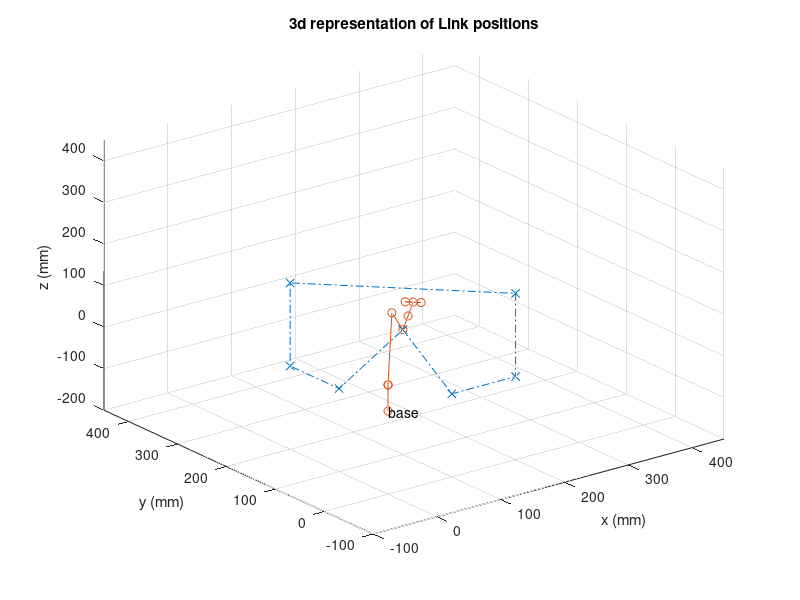

MATLAB code for this plot:
%Sebastian Oakes
%Program simulating the picking up and placing down of an object at another location, while
%keeping end effector level. Arm starts at, and returns to default position, coordinates (100,100,100) 

clc
clear
close all

deg2rad = pi/180;
rad2deg = 180/pi;


%Define Link lengths

L1 = 63;
L2 = 153;
L3 = 153;
L4 = 49;
L5 = 49;
stepNum = 30; %steps between nodes


 
 %list of x,y,z node coordinates for path planning
 
PNX = [100 100 200 200  0  0 0 100]';  
PNY = [100 0 0 0 200   200 100 100]';
PNZ = [100 0 0 200 200  0 0 100]';
   
orient1 = [0 0 1; 0 -1 0; 1 0 0]; %orientation of end effector

%orient2 = [];


for k = 1:7 %loop for moving between nodes
 
%Line vectors to supply x,y,z positions for inverse Kin. PPx = pathpoint x


%plot3(PPx, PPy, PPz, 'o-');
%title('Visualisation of path nodes');

for j  = 1:stepNum   %loop to add points on path between nodes 
    
   for i = 2  % NOTE - i can be set as 1 or 2 to choose between solutions
       
PPx = linspace(PNX(k), PNX(k+1), stepNum);
PPy = linspace(PNY(k), PNY(k+1), stepNum);
PPz = linspace(PNZ(k), PNZ(k+1), stepNum);

%determine Q1    
Q1a = atan2(PPy(j),PPx(j)); 
Q1b = Q1a + pi;

%determine Q3

x = PPx(j);
y = PPy(j);
z = PPz(j);
rw2 = (x^2 + y^2);
D = -(rw2+ (z-L1)^2 -L2^2 - L3^2)/(2*L2*L3);
Q3a = atan2(sqrt(1-D^2),-D);
Q3b = atan2(-sqrt(1-D^2),-D);

%determine Q2

Q2a = (atan2(z-L1,sqrt(x^2+y^2))) - (atan2(L3*sin(Q3a),L2+L3*cos(Q3a)));
 Q2b = (atan2(z-L1,-sqrt(x^2+y^2))) - (atan2(L3*sin(Q3a),L2+L3*cos(Q3a)));
 Q2c = (atan2(z-L1,sqrt(x^2+y^2))) - (atan2(L3*sin(Q3b),L2+L3*cos(Q3b)));
 Q2d = (atan2(z-L1,-sqrt(x^2+y^2))) - (atan2(L3*sin(Q3b),L2+L3*cos(Q3b)));

%determine Q4

beta = pi/2; %(atan2(sqrt(orient1(3,1)^2+ orient1(3,2)^2),orient1(3,3)));  %for orientation of effector
BetaDeg = beta*rad2deg; % (just to allow me to check the angle)

phi = beta - (pi/2);  %ie angle w.r.t horizontal

Q4a = -phi+(pi/2)-Q2a-Q3a;  % four solutions, using all previous Q2,Q3 angles
Q4b =-phi+(3*pi/2)-Q2b-Q3a;
Q4c =-phi+(pi/2)-Q2c-Q3b;
Q4d =-phi+(3*pi/2)-Q2d-Q3b;

Q5=0;


%Qsol = [Q1a Q2a Q3a Q4a;
      %  Q1a Q2c Q3b Q4c];
%matrix holding solutions    
Qsol = [Q1a Q2a Q3a Q4a;
        Q1b Q2b Q3a Q4b; 
        Q1a Q2c Q3b Q4c; 
        Q1b Q2d Q3b Q4d];
 
Q1 = Qsol(i,1);
Q2 = Qsol(i,2);
Q3 = Qsol(i,3);
Q4 = Qsol(i,4);
Q1deg = Q1*rad2deg; %angles in deg for reference
Q2deg = Q2*rad2deg;
Q3deg = Q3*rad2deg;


 
c1 = cos(Q1);
c2 = cos(Q2);
c3 = cos(Q3);
c4 = cos(Q4);
c5 = cos(Q5);
s1 = sin(Q1);
s2 = sin(Q2);
s3 = sin(Q3);
s4 = sin(Q4);
s5 = sin(Q5);

c23 = cos(Q2+Q3);
s23 = sin(Q2+Q3);

baseF = [1 0 0 0;0 1 0 0; 0 0 1 0; 0 0 0 1];

%%
%Transformation Matrices

z90 = [0 -1 0 0; 1 0 0 0; 0 0 1 0; 0 0 0 1]; %for +90 degree rotation about z
x90 = [1 0 0 0;0 0 -1 0;0 1 0 0;0 0 0 1];  % ''     ''    ''    about x

trans01 = [1 0 0 0;0 1 0 0; 0 0 1 L1; 0 0 0 1];
rot01 = [c1 -s1 0 0; s1 c1 0 0; 0 0 1 0; 0 0 0 1];

trans12 = x90;
rot12 = [c2 -s2 0 0; s2 c2 0 0; 0 0 1 0; 0 0 0 1];

trans23 = [1 0 0 L2; 0 1 0 0; 0 0 1 0; 0 0 0 1];
rot23 = [c3 -s3 0 0; s3 c3 0 0 ; 0 0 1 0; 0 0 0 1];

trans34 = [1 0 0 L3; 0 1 0 0; 0 0 1 0; 0 0 0 1];
rot34 = [c4 -s4 0 0 ; s4 c4 0 0 ; 0 0 1 0; 0 0 0 1];

trans45 = [1 0 0 0; 0 1 0 0; 0 0 1 L4; 0 0 0 1];
rot45 = [c5 -s5 0 0; s5 c5 0 0; 0 0 1 0; 0 0 0 1];

trans5e = [1 0 0 0; 0 1 0 0; 0 0 1 L5; 0 0 0 1];

T01 = trans01*rot01;
T12 = x90*rot12;
T23 = trans23*rot23;
T34 = trans34*rot34;
T45 = x90*trans45*rot45;
T5e = trans5e;

TeL = [1 0 0 0; 0 1 0 10; 0 0 1 0; 0 0 0 1];
TeR = [1 0 0 0; 0 1 0 -10; 0 0 1 0; 0 0 0 1]; %added translations to allow better orientationalrepresentation of end effector

% full homogeneous transform

T0e = T01*T12*T23*T34*T45*T5e;

%% Joint positions

base = [1 0 0 0;0 1 0 0; 0 0 1 0; 0 0 0 1];
% joint 4x4 matrices after hom. transform
J1pos = T01*base;
J2pos = T01*T12*base;
J3pos = T01*T12*T23*base;
J4pos = T01*T12*T23*T34*base;
J5pos = T01*T12*T23*T34*T45*base;
effpos = T01*T12*T23*T34*T45*T5e*base;
effL = T01*T12*T23*T34*T45*T5e*TeL*base;
effR = T01*T12*T23*T34*T45*T5e*TeR*base;
% joint position vectors



% create seperate x,y,z arrays for line plot
X = [base(1,4) J1pos(1,4) J2pos(1,4) J3pos(1,4) J4pos(1,4) J5pos(1,4) effpos(1,4) effL(1,4) effR(1,4)]; 
Y = [base(2,4) J1pos(2,4) J2pos(2,4) J3pos(2,4) J4pos(2,4) J5pos(2,4) effpos(2,4) effL(2,4) effR(2,4)];
Z = [base(3,4) J1pos(3,4) J2pos(3,4) J3pos(3,4) J4pos(3,4) J5pos(3,4) effpos(3,4) effL(3,4) effR(3,4)];

x5pos = L4*(c4*s1*c23 - s4*c1*(c2*c3 - s2*c3)) + L3*c1*c23 + L2*c1*c2;
y5pos = L4*(c4*s1*c23 - s4*s1*(c2*s3 - s2*c3)) + L3*s1*c23 - L2*s1*c2;
z5pos = L4*(c4*s23 - s4*c23) + L3*s23 + L2*s2 +L1;








%% Plot lines connecting frames


figure (1)
set(1,'position',[200 300 400 400]) %Set figure position


plot3(PNX, PNY, PNZ, 'x-.');
hold on
plot3(X, Y, Z, '-o');


title('3d representation of Link positions') ; xlabel('x (mm)') ; ylabel('y (mm)'), zlabel ('z (mm)') ;
axis([-100 450 -100 450 -200 450])
%axis equal

text(0,0,0, 'base')
grid on;

pause(0.01);
hold off;

    end
end

end

